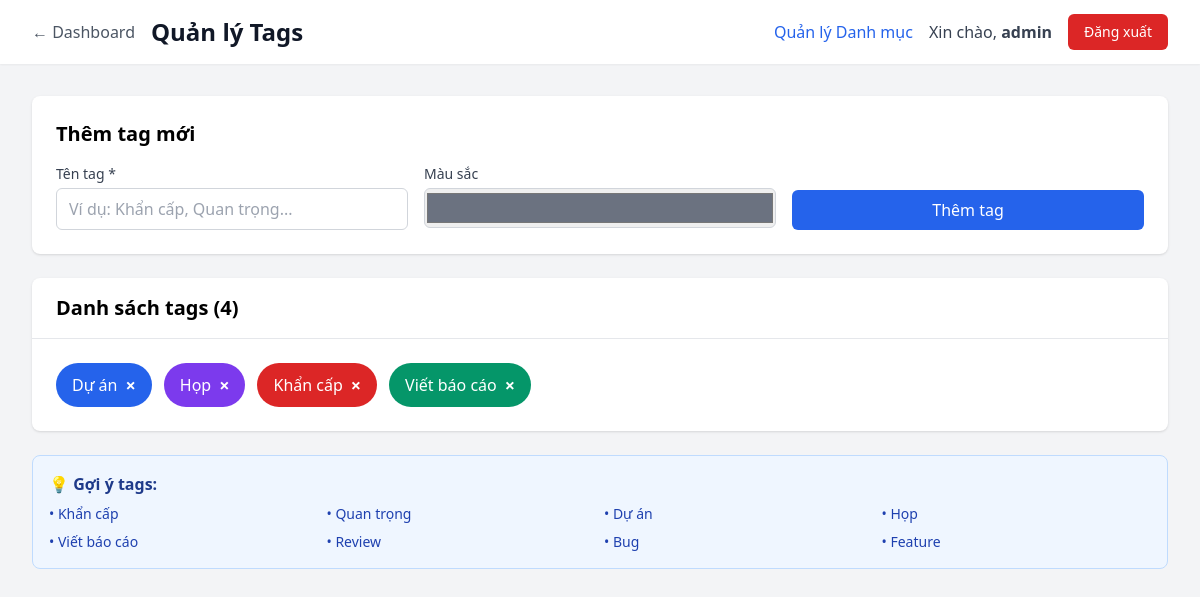
/public/dashboard/tags.php (signed in), run on the app's committed database.
### tables this page shows
CREATE TABLE `tags` (
  `id` int(10) UNSIGNED NOT NULL,
  `user_id` int(10) UNSIGNED NOT NULL,
  `name` varchar(50) NOT NULL,
  `color` varchar(7) DEFAULT '#6B7280' COMMENT 'Mã màu hex',
  `created_at` timestamp NOT NULL DEFAULT current_timestamp()
);

### src/Helpers/Session.php (called while the page is built, shortened)
<?php
class Session {
    public static function get($key, $default = null) {
        return $_SESSION[$key] ?? $default;
    }
}

### config/database.php (called while the page is built, shortened)
<?php
class Database {
    private static $instance = null;
    private $pdo;
    private function __construct() {
        try {
            $dsn = "mysql:host=" . DB_HOST . ";dbname=" . DB_NAME . ";charset=" . DB_CHARSET;
            $options = [
                PDO::ATTR_ERRMODE => PDO::ERRMODE_EXCEPTION,
                PDO::ATTR_DEFAULT_FETCH_MODE => PDO::FETCH_ASSOC,
                PDO::ATTR_EMULATE_PREPARES => false,
            ];
            $this->pdo = new PDO($dsn, DB_USER, DB_PASS, $options);
        } catch (PDOException $e) {
            die("Database connection failed: " . $e->getMessage());
        }
    }
    public static function getInstance() {
        if (self::$instance === null) {
            self::$instance = new self();
        }
        return self::$instance;
    }
    public function getConnection() {
        return $this->pdo;
    }
}
function getDB() {
    return Database::getInstance()->getConnection();
}

### src/Models/Tag.php (called while the page is built, shortened)
<?php
require_once __DIR__ . '/../../config/database.php';
class Tag {
    private $pdo;
    public function __construct() {
        $this->pdo = getDB();
    }
    public function getAllByUserId($userId) {
        $stmt = $this->pdo->prepare("
            SELECT * FROM tags
            WHERE user_id = ?
            ORDER BY name ASC
        ");
        $stmt->execute([$userId]);
        return $stmt->fetchAll();
    }
}

### public/dashboard/tags.php (the view, shortened to what this page needs)
<?php
require_once __DIR__ . '/../../src/Models/Tag.php';
require_once __DIR__ . '/../../src/Helpers/Session.php';
$userId = Session::get('user_id');
$username = Session::get('username');
$tagModel = new Tag();
$errors = [];
$tags = $tagModel->getAllByUserId($userId);
?>
<!DOCTYPE html>
<html lang="vi">
<head>
    <script src="https://cdn.tailwindcss.com"></script>
</head>
<body class="bg-gray-100 min-h-screen">
    <nav class="bg-white shadow-sm">
        <div class="max-w-7xl mx-auto px-4 sm:px-6 lg:px-8">
            <div class="flex justify-between h-16">
                <div class="flex items-center space-x-4">
                    <a href="index.php" class="text-gray-600 hover:text-gray-900">← Dashboard</a>
                    <h1 class="text-2xl font-bold text-gray-900">Quản lý Tags</h1>
                </div>
                <div class="flex items-center space-x-4">
                    <a href="categories.php" class="text-blue-600 hover:text-blue-800">Quản lý Danh mục</a>
                    <span class="text-gray-700">Xin chào, <strong><?php echo htmlspecialchars($username); ?></strong></span>
                    <a href="../logout.php" class="bg-red-600 hover:bg-red-700 text-white px-4 py-2 rounded-md text-sm font-medium">
                        Đăng xuất
                    </a>
                </div>
            </div>
        </div>
    </nav>
    <div class="max-w-7xl mx-auto px-4 sm:px-6 lg:px-8 py-8">
        <div class="bg-white rounded-lg shadow p-6 mb-6">
            <h2 class="text-xl font-bold mb-4">Thêm tag mới</h2>
            <form method="POST" action="" class="grid grid-cols-1 md:grid-cols-3 gap-4">
                <div>
                    <label for="name" class="block text-sm font-medium text-gray-700 mb-1">Tên tag *</label>
                    <input type="text" id="name" name="name" required
                           class="w-full border border-gray-300 rounded-md px-3 py-2 focus:outline-none focus:ring-blue-500 focus:border-blue-500 <?php echo isset($errors['name']) ? 'border-red-500' : ''; ?>"
                           placeholder="Ví dụ: Khẩn cấp, Quan trọng...">
                </div>
                <div>
                    <label for="color" class="block text-sm font-medium text-gray-700 mb-1">Màu sắc</label>
                    <input type="color" id="color" name="color" value="#6B7280"
                           class="w-full h-10 border border-gray-300 rounded-md cursor-pointer">
                </div>
                <div class="flex items-end">
                    <button type="submit" class="w-full bg-blue-600 hover:bg-blue-700 text-white px-4 py-2 rounded-md font-medium">
                        Thêm tag
                    </button>
                </div>
            </form>
        </div>
        <div class="bg-white rounded-lg shadow">
            <div class="px-6 py-4 border-b">
                <h2 class="text-xl font-bold">Danh sách tags (<?php echo count($tags); ?>)</h2>
            </div>
            <?php if (empty($tags)): ?>
                <div class="p-8 text-center">
                    <p class="text-gray-500">Chưa có tag nào. Hãy thêm tag đầu tiên!</p>
                </div>
            <?php else: ?>
                <div class="p-6">
                    <div class="flex flex-wrap gap-3">
                        <?php foreach ($tags as $tag): ?>
                            <div class="inline-flex items-center space-x-2 px-4 py-2 rounded-full text-white" style="background-color: <?php echo htmlspecialchars($tag['color']); ?>">
                                <span class="font-medium"><?php echo htmlspecialchars($tag['name']); ?></span>
                                <form method="POST" action="" class="inline" onsubmit="return confirm('Bạn chắc chắn muốn xóa tag này?')">
                                    <button type="submit" class="text-white hover:text-red-200 text-lg font-bold">
                                        ×
                                    </button>
                                </form>
                            </div>
                        <?php endforeach; ?>
                    </div>
                </div>
            <?php endif; ?>
        </div>
        <div class="mt-6 bg-blue-50 border border-blue-200 rounded-lg p-4">
            <h3 class="font-semibold text-blue-900 mb-2">💡 Gợi ý tags:</h3>
            <div class="grid grid-cols-2 md:grid-cols-4 gap-2 text-sm text-blue-800">
                <div>• Khẩn cấp</div>
                <div>• Quan trọng</div>
                <div>• Dự án</div>
                <div>• Họp</div>
                <div>• Viết báo cáo</div>
                <div>• Review</div>
                <div>• Bug</div>
                <div>• Feature</div>
            </div>
        </div>
    </div>
</body>
</html>

### data on the page
tags: name "Dự án"
tags: name "Họp"
tags: name "Khẩn cấp"
tags: name "Viết báo cáo"

### other printed values
$username "admin"
count($tags) "4"
